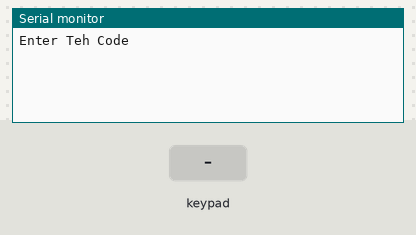
This sketch was run on a simulated Arduino Uno, built with avr-gcc and run on an emulated ATmega328P. On the bench: the last lines printed to the serial monitor. Inputs (shaded band) come from the test bench.

Above: at 1.2 s.
1.3 s: key '1' pressed
At 2.3 s:
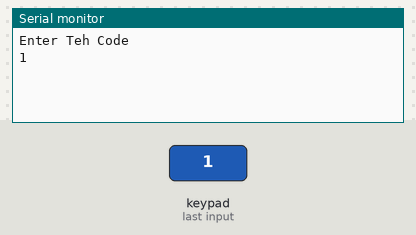
2.8 s: keypad keys 5 4 3 2 pressed 0.4 s apart
At 4.0 s:
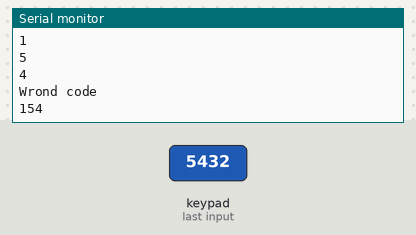
5.9 s: key 'A' pressed
At 6.3 s:
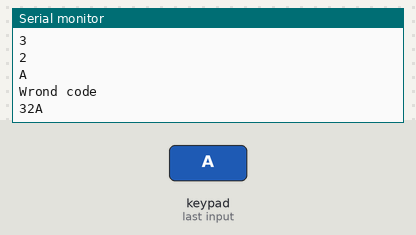
7.4 s: keypad keys 5 4 3 2 # pressed 0.4 s apart
At 11.1 s:
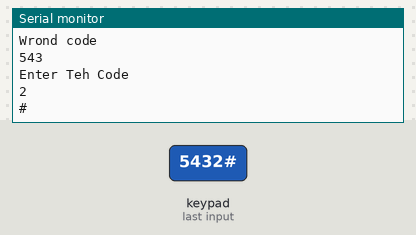
11.9 s: key 'B' pressed
At 13.0 s:
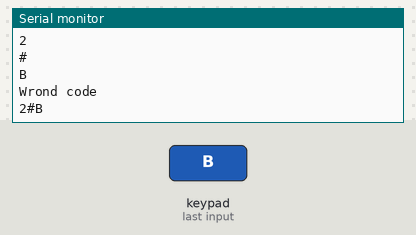
13.4 s: keypad keys 5 4 3 2 * pressed 0.4 s apart
At 17.9 s:
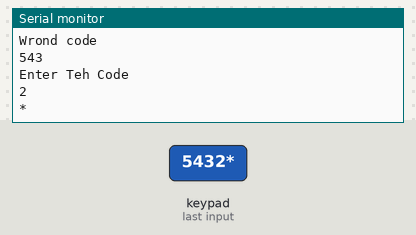
Timing chart, 0 to 18.9 s (numbered marks = the images above; inputs shaded):
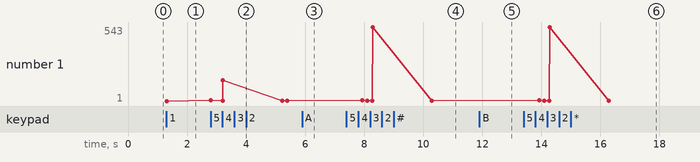

The sketch:

keycode.ino
```cpp
//Some kind of codelock

#include <Keypad.h>

char a=' ', b=' ', c=' ';
int flag=0,lastflag=0,x=2;

const byte ROWS = 4; //four rows
const byte COLS = 4; //four columns
char keys[ROWS][COLS] = {
  {'1','2','3','A'},
  {'4','5','6','B'},
  {'7','8','9','C'},
  {'*','0','#','D'}
};
byte colPins[COLS] = {5, 4, 3, 2}; // col pinouts of the keypad
byte rowPins[ROWS]= {9, 8, 7, 6}; //row pinouts of the keypad

Keypad keypad = Keypad( makeKeymap(keys), rowPins, colPins, ROWS, COLS );


void setup(){

  Serial.begin(9600);
}

void loop(){
  //Hello!
  if (x==2) {
      Serial.println("Enter Teh Code");
      x=0;
  }
  char key = keypad.getKey();

// Enter Code!
  if (key != NO_KEY){ // only on press
    if(flag == 0){
      a = key;
      Serial.println(key);
      flag = 1;
      lastflag=0;
         }
    if(flag == 1 && lastflag==1){
     b = key;
     Serial.println(key);
     flag =2;
    }
    if(flag == 2 && lastflag==2){
      c = key;
      Serial.println(key);
      flag = 0;

    }
    lastflag=lastflag+1;
  }

  // Compare
  //Matched
   if( a=='2' && b=='6' && c=='5'){
    Serial.println("Open");
    Serial.print(a);
    Serial.print(b);
    Serial.println(c);
    delay(2000);
    a=' ';
    b=' ';
    c=' ';
x=2;//goto Hello!
lastflag=0;//zero the hero
    }else{
      //If not matched
       if( a!='2'&& lastflag == 3 || b!='6'&& lastflag == 3 || c!='5'&& lastflag == 3){
    Serial.println("Wrond code");
    Serial.print(a);
    Serial.print(b);
    Serial.println(c);
    delay(2000);
    a=' ';
    b=' ';
    c=' ';
x=2; //goto Hello!
lastflag=0;//zero the hero
    }
    }
    }
```

Measured:
- after the input at 1.3 s, the serial monitor: prints a new line at once (image 1)
- after the input at 2.8 s, the serial monitor: prints a new line at once (image 2)
- after the input at 5.9 s, the serial monitor: prints a new line at once (image 3)
- after the input at 7.4 s, the serial monitor: prints a new line after 0.53 s (image 4)
- after the input at 11.9 s, the serial monitor: prints a new line at once (image 5)
- after the input at 13.4 s, the serial monitor: prints a new line after 0.52 s (image 6)
- plotted number 1: 1 → 2 after the input at 2.8 s
